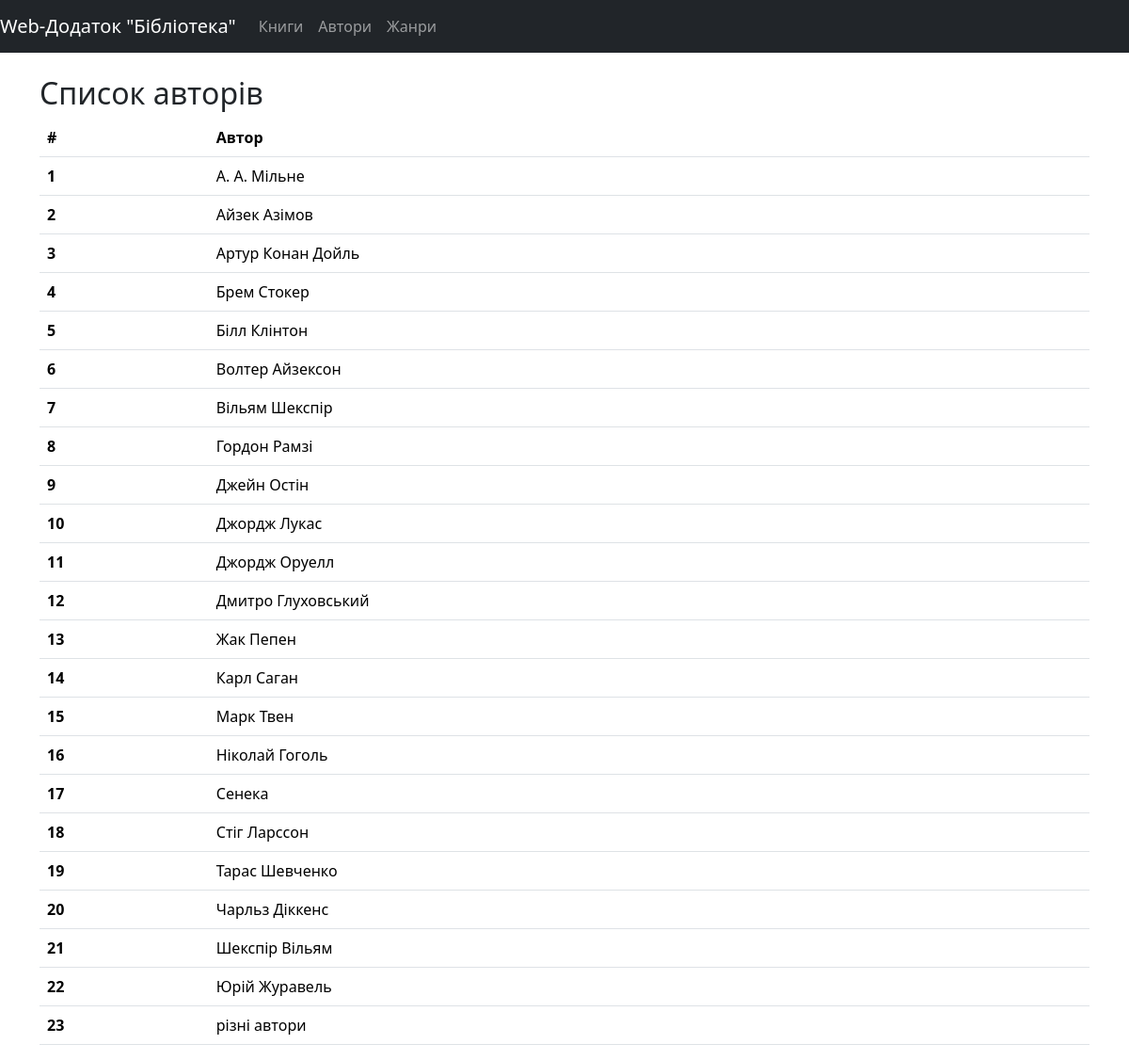
Screenshot of /authors/ with the database file from the repository.
### library_app/models.py (models this page shows, shortened)
class Author(models.Model):
    class Meta:
        verbose_name = 'Автор'
        verbose_name_plural = 'Автори'
        ordering = ["name"]
    name = models.CharField(max_length=50, unique=True)

### library_app/views.py (the view)
# urls.py: path('authors/', views.author_list, name='author_list'),
def author_list(request):
    authors = Author.objects.all()
    return render(request, 'library_app/author_list.html', {'authors': authors})

### library_app/templates/library_app/author_list.html (shortened to what this page needs)
{% extends 'base.html' %}
{% load static %}
{% block content %}
  <h2>Список авторів</h2>
  <table class="table">
    <thead>
      <tr>
        <th scope="col">#</th>
        <th scope="col">Автор</th>
      </tr>
    </thead>
    <tbody>
      {% for author in authors %}
        <tr>
          <th scope="row">{{ forloop.counter }}</th>
          <td>{{ author.name }}</td>
        </tr>
      {% endfor %}
    </tbody>
  </table>
{% endblock %}

### rows the page displays
Author: name "А. А. Мільне"
Author: name "Айзек Азімов"
Author: name "Артур Конан Дойль"
Author: name "Брем Стокер"
Author: name "Білл Клінтон"
Author: name "Волтер Айзексон"
Author: name "Вільям Шекспір"
Author: name "Гордон Рамзі"
Author: name "Джейн Остін"
Author: name "Джордж Лукас"
Author: name "Джордж Оруелл"
Author: name "Дмитро Глуховський"
Author: name "Жак Пепен"
Author: name "Карл Саган"
Author: name "Марк Твен"
Author: name "Ніколай Гоголь"
Author: name "Сенека"
Author: name "Стіг Ларссон"
Author: name "Тарас Шевченко"
Author: name "Чарльз Діккенс"
Author: name "Шекспір Вільям"
Author: name "Юрій Журавель"
Author: name "різні автори"
